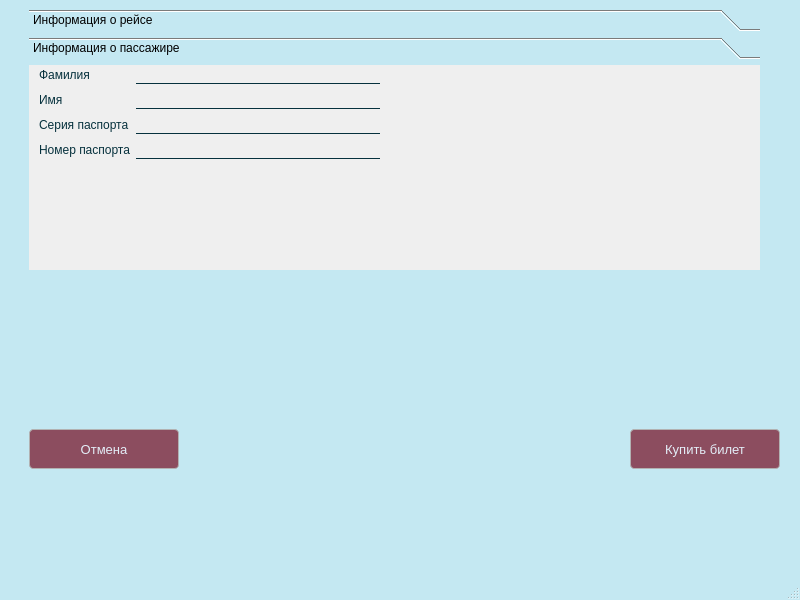
<?xml version="1.0" encoding="UTF-8"?>
<ui version="4.0">
 <class>PurchaseWindow</class>
 <widget class="QMainWindow" name="PurchaseWindow">
  <property name="geometry">
   <rect>
    <x>0</x>
    <y>0</y>
    <width>800</width>
    <height>600</height>
   </rect>
  </property>
  <property name="windowTitle">
   <string>Покупка</string>
  </property>
  <property name="styleSheet">
   <string notr="true">QWidget:window { /* Borders around the code editor and debug window */
border: 0px solid #c4e8f2;
background-color: #c4e8f2;
}

QToolTip {
background-color: #80CBC4;
color: black;
padding: 5px;
border-radius: 0;
opacity: 200;
}

/* ==================== Dialog ==================== */
QLabel {
background: transparent;
color: #CFD8DC; /* Not sure about this one */
}

QDialog, QListView {
background-color: #c4e8f2;
color: #06313d;
outline: 0;
border: 2px solid transparent;
}

QListView::item:hover {
color: #AFBDC4;
background: transparent;
}

QListView::item:selected {
color: #ffffff;
background: transparent;
}

/* === QTabBar === */
QTabBar {
background: #c4e8f2;
}

QTabWidget::pane {
background: transparent; /* Only at the very bottom of the tabs */
}

QTabBar::tab {
background: transparent;
border: 0px solid transparent;
border-bottom: 2px solid transparent;
color: #06313d;
padding-left: 10px;
padding-right: 10px;
padding-top: 3px;
padding-bottom: 3px;
}

QTabBar::tab:hover {
background-color: transparent;
border: 0px solid transparent;
border-bottom: 2px solid #dc104d;
color: #091a56;
}

QTabBar::tab:selected {
background-color: transparent;
border: 0px solid transparent;
border-top: none;
border-bottom: 2px solid #dc104d;
color: #8c4d5f;
}

QStackedWidget {
background: #c4e8f2; /* This covers a bunch of things, I was thinking about making it transparent, */
/* but I would have to find all the other elements... but QTabWidget::pane may be it */
}

/* === QGroupBox === */
QGroupBox {
margin-top: 1em;
border-radius: 4px;
border: 2px solid rgba(178, 178, 178, 255);
}

QGroupBox::title {
color: #80CBC4;
/*background-color: #dcdcdc;*/
subcontrol-origin: margin;
left: 6px;
padding: 0 3px 0 3px;
}
QComboBox {
	border: 1px solid #333333;
	border-radius: 3px;
	background: qlineargradient(x1:0, y1:0, x2:0, y2:1, stop:0 #797979, stop:0.48 #696969, stop:0.52 #5e5e5e, stop:1 #4f4f4f);
	padding: 1px 23px 1px 3px;
	min-width: 6em;
	color: #ffffff;
}
QComboBox::drop-down {
	subcontrol-origin: padding;
	subcontrol-position: top right;
	width: 20px;
 
	border-top-right-radius: 3px;
	border-bottom-right-radius: 3px;
}
QComboBox QAbstractItemView{
	background-color: #4f4f4f;
	color: #999999;
 
	selection-background-color: #999999;
	selection-color: #4f4f4f;
}

/*
QComboBox {
font-size: 10pt;
color: #102d49;
background-color: transparent;
selection-background-color: transparent;
outline: 0;
}

QComboBox QAbstractItemView
{ 
selection-background-color: transparent;
outline: 0;
}
*/
/* === QCheckBox === */
QCheckBox, QRadioButton {
font-size: 10pt;
color: #102d49; /*#AFBDC4;*/
}

QCheckBox::indicator::unchecked {
background-color: #c4e8f2;
border: 1px solid #536D79;
}

QRadioButton::indicator::unchecked {
background-color: #c4e8f2;
border: 1px solid #536D79;
border-radius: 4px;
}

QCheckBox::indicator::checked, QTreeView::indicator::checked {
background-color: qradialgradient(cx:0.5, cy:0.5, fx:0.25, fy:0.15, radius:0.3, stop:0 #80CBC4, stop:1 #c4e8f2);
border: 1px solid #536D79;
}

QRadioButton::indicator::checked {
background-color: qradialgradient(cx:0.5, cy:0.5, fx:0.25, fy:0.15, radius:0.3, stop:0 #80CBC4, stop:1 #c4e8f2);
border: 1px solid #536D79;
border-radius: 4px;
}

QCheckBox::indicator:disabled, QRadioButton::indicator:disabled, QTreeView::indicator:disabled {
background-color: #444444; /* Not sure what this looks like */
}

QCheckBox::indicator::checked:disabled, QRadioButton::indicator::checked:disabled, QTreeView::indicator::checked:disabled { 
background-color: qradialgradient(cx:0.5, cy:0.5, fx:0.25, fy:0.15, radius:0.3, stop:0 #BBBBBB, stop:1 #444444); /* Not sure what this looks like */
}

QTreeView {
background-color: transparent;
color: #06313d;
outline: 0;
border: 0;
}

QTreeView::item:hover {
background-color: transparent;
color: #AFBDC4;
}

QTreeView::item:selected {
background-color: transparent;
color: #FFFFFF;
}

QTreeView QHeaderView:section {
background-color: #c4e8f2;
color: #CFD8DC;
border: 0;
}

QTreeView::indicator:checked {
background-color: qradialgradient(cx:0.5, cy:0.5, fx:0.25, fy:0.15, radius:0.3, stop:0 #80CBC4, stop:1 #c4e8f2);
border: 1px solid #536D79;
selection-background-color: transparent;
}

QTreeView::indicator:unchecked { /* This and the one above style the checkbox in the Options -&gt; Keyboard */
background-color: #c4e8f2; /* This is still a hover over in blue I can't get rid of */
border: 1px solid #536D79;
selection-background-color: transparent;
}

/*QTreeView QScrollBar {
background-color: #c4e8f2
}*/

QTreeView::branch {
/* Skip - applies to everything
*/
}

QTreeView::branch:has-siblings:adjoins-item {
/* Skip - files */
}

QTreeView::branch:has-siblings:!adjoins-item {
/* Skip - applies to almost all on the left side */
}

QTreeView::branch:closed:has-children:has-siblings {
background: url('./images/rightarrowgray.png') center center no-repeat;
}

QTreeView::branch:has-children:!has-siblings:closed {
background: url('./images/rightarrowgray.png') center center no-repeat;
}

QTreeView::branch:!has-children:!has-siblings:adjoins-item {
/* Skip - files */
}

QTreeView::branch:open:has-children:has-siblings {
background: url('./images/downarrowgray.png') center center no-repeat;
}

QTreeView::branch:open:has-children:!has-siblings {
background: url('./images/downarrowgray.png') center center no-repeat;
}

/* === QScrollBar:horizontal === */
QScrollBar:horizontal {
background: #c4e8f2; /* Background where slider is not */
height: 10px;
margin: 0;
}

QScrollBar:vertical {
background: #c4e8f2; /* Background where slider is not */
width: 10px;
margin: 0;
}

QScrollBar::handle:horizontal {
background: #37474F; /* Slider color */
min-width: 16px;
border-radius: 5px;
}

QScrollBar::handle:vertical {
background: #37474F; /* Slider color */
min-height: 16px;
border-radius: 5px;
}

QScrollBar::add-page:horizontal, QScrollBar::sub-page:horizontal,
QScrollBar::add-page:vertical, QScrollBar::sub-page:vertical {
background: none; /* Removes the dotted background */
}

QScrollBar::add-line:horizontal, QScrollBar::sub-line:horizontal,
QScrollBar::add-line:vertical, QScrollBar::sub-line:vertical { /* Hides the slider arrows */
border: none;
background: none;
}

QPushButton {
/*
background-color: transparent;
color: #06313d;
border: 1px solid transparent;
padding: 4px 22px;
*/
font-size: 10pt;
border: 1px solid rgba(178, 178, 178, 255);
border-radius: 4px;
background-color: #8c4d5f;
color: #e3edf7;
}

QPushButton:hover {
color: #ffffff;
}

QPushButton:pressed {
background-color: #730324;
border-style: inset;
}

QLineEdit {
font-size: 10pt;
background: transparent;
border: 1px solid transparent;
border-bottom: 1px solid #06313d;
color: #658db5;
}

QSpinBox {
background: transparent;
border: 1px solid transparent;
color: #06313d;
}

/*****************************************************************************
Main Screen
*****************************************************************************/
QTreeView {
background-color: #c4e8f2;
}

QMenu {
background-color: #c4e8f2; /* File Menu Background color */
color: #06313d;
}

QMenu::item:selected {
color: #AFBDC4;
}

QMenu::item:pressed {
color: #FFFFFF;
}

QMenu::separator {
height: 1px;
background: transparent; /* Could change this to #546E7A and reduce the margin top and bottom to 1px */
margin-left: 10px;
margin-right: 10px;
margin-top: 5px;
margin-bottom: 5px;
}

/* === QMenuBar === */
QMenuBar {
background-color: #c4e8f2;
color: #06313d;
}

QMenuBar::item {
background: transparent;
}

QMenuBar::item:disabled {
color: gray;
}

QMenuBar::item:selected {
color: #AFBDC4;
}

QMenuBar::item:pressed {
color: #FFFFFF;
}

QToolBar {
background: #c4e8f2;
border: 1px solid transparent;
}

QToolBar:handle {
background: transparent;
border-left: 2px dotted #80CBC4; /* Fix the 4 handle dots so it doesn't look crappy */
color: transparent;
}

QToolBar::separator {
border: 0;
}

/* === QToolButton === */
QToolButton:hover, QToolButton:pressed {
background-color: transparent;
}

QToolButton::menu-button {
background: url('./images/downarrowgray.png') center center no-repeat;
background-color: #c4e8f2; /* This needs to be set to ensure the other brown arrows don't show */
}

QToolButton::menu-button:hover, QToolButton::menu-button:pressed {
background-color: #c4e8f2;
}

QStatusBar {
background-color: #c4e8f2;
}

QLabel {
color: #06313d; /* Text at the bottom right corner of the screen */
}

QToolButton { /* I don't like how the items depress */
color: #06313d;
}

QToolButton:hover, QToolButton:pressed, QToolButton:checked {
background-color: #c4e8f2;
}

QToolButton:hover {
color: #AFBDC4;

}

QToolButton:checked, QToolButton:pressed {
color: #FFFFFF;
}

QToolButton {
border: 1px solid transparent;
margin:
1px;
}

QToolButton:hover {
background-color: transparent; /* I don't like how the down arrows in the top menu bar move down when clicked */
border: 1px solid transparent;
}

QToolButton[popupMode=&quot;1&quot;] { /* only for MenuButtonPopup */
padding-right: 20px; /* make way for the popup button */
}

QToolButton::menu-button {
border-left: 1px solid transparent;
background: transparent;
width: 16px;
}

QToolButton::menu-button:hover {
border-left: 1px solid transparent;
background: transparent;
width: 16px;
}

QStatusBar::item {
color: #06313d;
background-color: #c4e8f2;
}

QAbstractScrollArea { /* Borders around the code editor and debug window */
border: 0;
}

/*****************************************************************************
Play around with these settings
*****************************************************************************/

/* Force the dialog's buttons to follow the Windows guidelines. */
QDialogButtonBox {
button-layout: 0;
}

QTabWidget::tab-bar {
left: 0px; /* Test this out on OS X, it will affect the tabs in the Options Dialog, on OS X they are centered */
}

QHeaderView {
background: transparent;
}

QHeaderView::section {
color: #102d49;
background-color: #c4e8f2;
padding: 4px;
font-size: 10pt;
border-style: none;
border-bottom: 1px solid #102d49;
border-right: 1px solid #102d49;
}

QHeaderView::section:horizontal
{
border-top: 1px solid #c4e8f2;
background-color: #c4e8f2;
}

QHeaderView::section:vertical
{
border-left: 1px solid #c4e8f2;
background-color: #c4e8f2;
}

QTableCornerButton::section {
color: #c4e8f2;
border: 1px solid #fffff8;
}

QTableView {
border: 2px solid rgba(178, 178, 178, 255);
background: transparent;
color: #06313d;
selection-background-color: #80CBC4;
selection-color: #FFFFFF;
}</string>
  </property>
  <widget class="QWidget" name="centralwidget">
   <widget class="QStackedWidget" name="stackedWidget">
    <property name="geometry">
     <rect>
      <x>9</x>
      <y>-1</y>
      <width>771</width>
      <height>551</height>
     </rect>
    </property>
    <property name="currentIndex">
     <number>0</number>
    </property>
    <widget class="QWidget" name="page_5">
     <widget class="QToolBox" name="toolBox">
      <property name="geometry">
       <rect>
        <x>20</x>
        <y>10</y>
        <width>731</width>
        <height>261</height>
       </rect>
      </property>
      <property name="currentIndex">
       <number>1</number>
      </property>
      <widget class="QWidget" name="page">
       <property name="geometry">
        <rect>
         <x>0</x>
         <y>0</y>
         <width>731</width>
         <height>217</height>
        </rect>
       </property>
       <attribute name="label">
        <string>Информация о рейсе</string>
       </attribute>
       <widget class="QWidget" name="formLayoutWidget">
        <property name="geometry">
         <rect>
          <x>30</x>
          <y>10</y>
          <width>671</width>
          <height>161</height>
         </rect>
        </property>
        <layout class="QFormLayout" name="formLayout">
         <item row="1" column="0">
          <widget class="QLabel" name="label">
           <property name="text">
            <string>Номер рейса:</string>
           </property>
          </widget>
         </item>
         <item row="1" column="1">
          <widget class="QLabel" name="LB_flightid">
           <property name="text">
            <string/>
           </property>
          </widget>
         </item>
         <item row="2" column="0">
          <widget class="QLabel" name="label_5">
           <property name="text">
            <string>Аэропорт вылета:</string>
           </property>
          </widget>
         </item>
         <item row="2" column="1">
          <widget class="QLabel" name="LB_aipportdep">
           <property name="text">
            <string/>
           </property>
          </widget>
         </item>
         <item row="3" column="0">
          <widget class="QLabel" name="label_7">
           <property name="text">
            <string>Аэропорт прилета:</string>
           </property>
          </widget>
         </item>
         <item row="4" column="0">
          <widget class="QLabel" name="label_9">
           <property name="text">
            <string>Время вылета:</string>
           </property>
          </widget>
         </item>
         <item row="4" column="1">
          <widget class="QLabel" name="LB_timedep">
           <property name="text">
            <string/>
           </property>
          </widget>
         </item>
         <item row="5" column="0">
          <widget class="QLabel" name="label_11">
           <property name="text">
            <string>Время прилета:</string>
           </property>
          </widget>
         </item>
         <item row="5" column="1">
          <widget class="QLabel" name="LB_timearr">
           <property name="text">
            <string/>
           </property>
          </widget>
         </item>
         <item row="3" column="1">
          <widget class="QLabel" name="LB_aipportarr">
           <property name="text">
            <string/>
           </property>
          </widget>
         </item>
         <item row="6" column="0">
          <widget class="QLabel" name="label_8">
           <property name="text">
            <string>Класс:</string>
           </property>
          </widget>
         </item>
         <item row="6" column="1">
          <widget class="QLabel" name="LB_farecondition">
           <property name="text">
            <string/>
           </property>
          </widget>
         </item>
         <item row="7" column="0">
          <widget class="QLabel" name="label_10">
           <property name="text">
            <string>Цена:</string>
           </property>
          </widget>
         </item>
         <item row="7" column="1">
          <widget class="QLabel" name="LB_price">
           <property name="text">
            <string/>
           </property>
          </widget>
         </item>
        </layout>
       </widget>
      </widget>
      <widget class="QWidget" name="page_2">
       <property name="geometry">
        <rect>
         <x>0</x>
         <y>0</y>
         <width>731</width>
         <height>217</height>
        </rect>
       </property>
       <attribute name="label">
        <string>Информация о пассажире</string>
       </attribute>
       <widget class="QWidget" name="formLayoutWidget_2">
        <property name="geometry">
         <rect>
          <x>10</x>
          <y>0</y>
          <width>341</width>
          <height>191</height>
         </rect>
        </property>
        <layout class="QFormLayout" name="formLayout_2">
         <item row="0" column="0">
          <widget class="QLabel" name="label_2">
           <property name="text">
            <string>Фамилия</string>
           </property>
          </widget>
         </item>
         <item row="0" column="1">
          <widget class="QLineEdit" name="LE_surname">
           <property name="whatsThis">
            <string comment="hi" extracomment="hrllo"/>
           </property>
          </widget>
         </item>
         <item row="1" column="0">
          <widget class="QLabel" name="label_3">
           <property name="whatsThis">
            <string>&lt;html&gt;&lt;head/&gt;&lt;body&gt;&lt;p&gt;&lt;br/&gt;&lt;/p&gt;&lt;/body&gt;&lt;/html&gt;</string>
           </property>
           <property name="text">
            <string>Имя</string>
           </property>
          </widget>
         </item>
         <item row="1" column="1">
          <widget class="QLineEdit" name="LE_name"/>
         </item>
         <item row="3" column="0">
          <widget class="QLabel" name="label_6">
           <property name="text">
            <string>Серия паспорта</string>
           </property>
          </widget>
         </item>
         <item row="3" column="1">
          <widget class="QLineEdit" name="LE_passseries">
           <property name="inputMethodHints">
            <set>Qt::ImhNone</set>
           </property>
           <property name="inputMask">
            <string>9999</string>
           </property>
          </widget>
         </item>
         <item row="4" column="0">
          <widget class="QLabel" name="label_4">
           <property name="text">
            <string>Номер паспорта</string>
           </property>
          </widget>
         </item>
         <item row="4" column="1">
          <widget class="QLineEdit" name="LE_passnum">
           <property name="inputMethodHints">
            <set>Qt::ImhNone</set>
           </property>
           <property name="inputMask">
            <string>999999</string>
           </property>
          </widget>
         </item>
        </layout>
       </widget>
      </widget>
     </widget>
     <widget class="QWidget" name="horizontalLayoutWidget">
      <property name="geometry">
       <rect>
        <x>20</x>
        <y>370</y>
        <width>751</width>
        <height>161</height>
       </rect>
      </property>
      <layout class="QHBoxLayout" name="horizontalLayout_2">
       <item>
        <widget class="QPushButton" name="pushButton_2">
         <property name="minimumSize">
          <size>
           <width>150</width>
           <height>40</height>
          </size>
         </property>
         <property name="text">
          <string>Отмена</string>
         </property>
        </widget>
       </item>
       <item>
        <spacer name="horizontalSpacer">
         <property name="orientation">
          <enum>Qt::Horizontal</enum>
         </property>
         <property name="sizeHint" stdset="0">
          <size>
           <width>40</width>
           <height>20</height>
          </size>
         </property>
        </spacer>
       </item>
       <item>
        <widget class="QPushButton" name="pushButton">
         <property name="minimumSize">
          <size>
           <width>150</width>
           <height>40</height>
          </size>
         </property>
         <property name="text">
          <string>Купить билет</string>
         </property>
        </widget>
       </item>
      </layout>
     </widget>
    </widget>
    <widget class="QWidget" name="page_6">
     <widget class="QPushButton" name="pushButton_3">
      <property name="geometry">
       <rect>
        <x>590</x>
        <y>460</y>
        <width>141</width>
        <height>41</height>
       </rect>
      </property>
      <property name="text">
       <string>Далее</string>
      </property>
     </widget>
     <widget class="QLabel" name="label_12">
      <property name="geometry">
       <rect>
        <x>-10</x>
        <y>160</y>
        <width>811</width>
        <height>211</height>
       </rect>
      </property>
      <property name="text">
       <string>&lt;html&gt;&lt;head/&gt;&lt;body&gt;&lt;p align=&quot;center&quot;&gt;&lt;span style=&quot; font-size:14pt;&quot;&gt;Спасибо за покупку!&lt;/span&gt;&lt;/p&gt;&lt;p align=&quot;center&quot;&gt;&lt;span style=&quot; font-size:14pt;&quot;&gt;Информацию о купленном билете вы можете &lt;/span&gt;&lt;/p&gt;&lt;p align=&quot;center&quot;&gt;&lt;span style=&quot; font-size:14pt;&quot;&gt;найти в личном кабинете&lt;/span&gt;&lt;/p&gt;&lt;/body&gt;&lt;/html&gt;</string>
      </property>
     </widget>
    </widget>
   </widget>
  </widget>
  <widget class="QMenuBar" name="menubar">
   <property name="geometry">
    <rect>
     <x>0</x>
     <y>0</y>
     <width>800</width>
     <height>17</height>
    </rect>
   </property>
  </widget>
  <widget class="QStatusBar" name="statusbar"/>
 </widget>
 <resources/>
 <connections/>
</ui>
